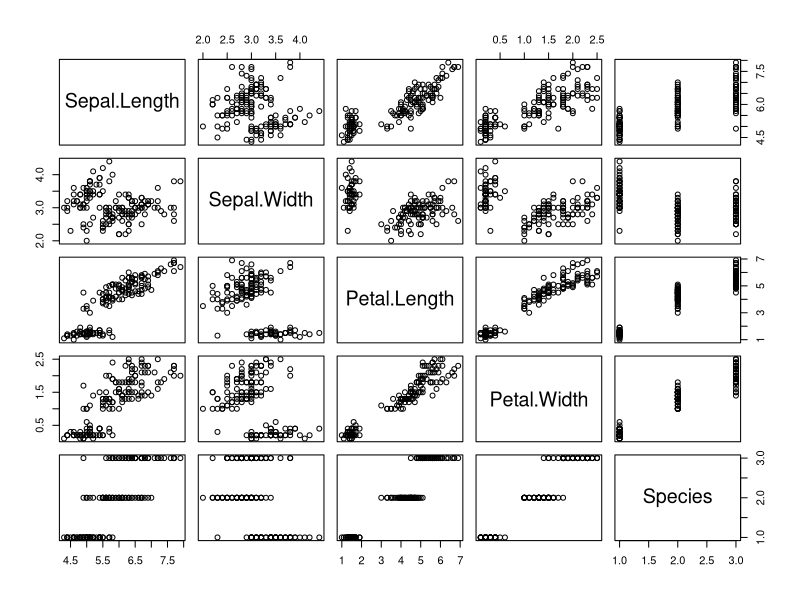
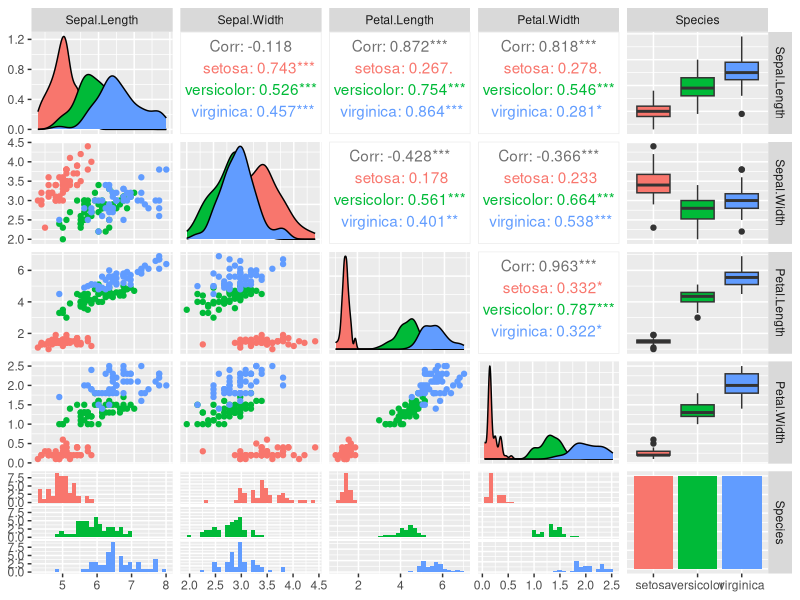

Source code (R) for these figures, in order:
print('hello')
print('world')

print(head(iris,2))
summary(iris)

add_numbers<-function(a,b){
    return(a+b)
}

c<-add_numbers(23,45)
print(c)

plot(iris)

#.libPaths( c( "~/.R/libs" , .libPaths() ) )
.libPaths()

#install.packages("GGally", lib="~/.R/libs")
#library("GGally", lib.loc="~/.R/libs")

install.packages("GGally")
library("GGally")

ggpairs(iris, ggplot2::aes(colour=Species))
